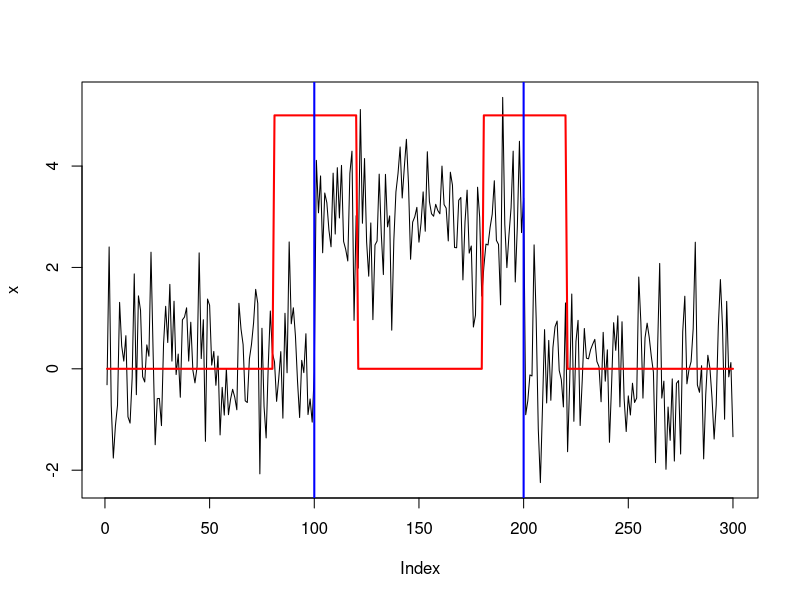
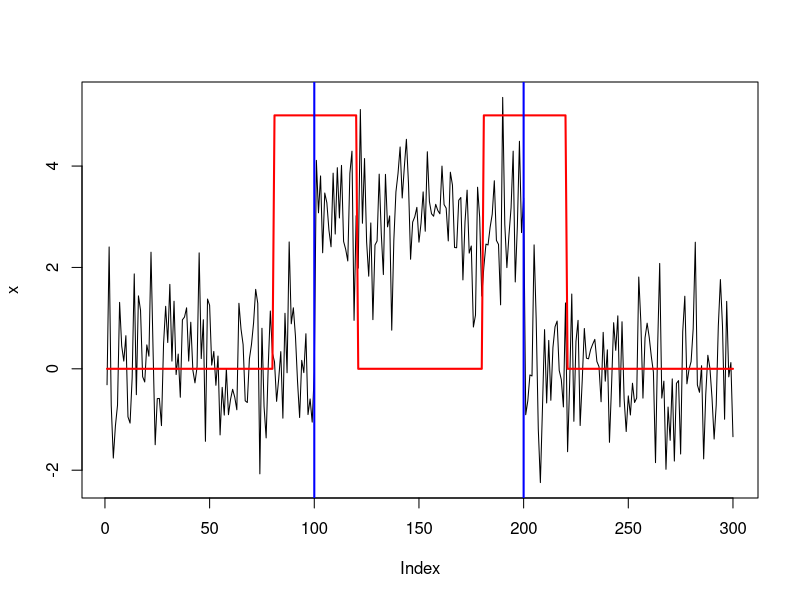

Generate these figures, in order, with R:
set.seed(112)
x <- c(rnorm(100), rnorm(100) + 3.0, rnorm(100))
w <- 20
indFunc <- c(rep(0, 100-w),
             rep(1, 2*w),
             rep(0, 100-2*w),
             rep(1, 2*w),
             rep(0, 100-w)
             ) 
plot(x, type = 'l')
lines(indFunc*5, col="red", lw=2)
abline(v=c(100, 200), col="blue",lw=2)

write.table(x, file = "./artsig1.dat", col.names = FALSE, row.names = FALSE)
write.table(indFunc, file = "./indfunc1.dat", col.names = FALSE, row.names = FALSE)

png(filename = "./artsig1.PNG", width = 640, height=480, units = "px")
plot(x, type = 'l')
lines(indFunc*5, col="red", lw=2)
abline(v=c(100, 200), col="blue",lw=2)
dev.off()

